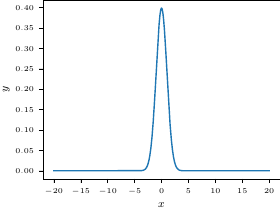

Here is the Python script that generated this plot:
import numpy as np
from scipy.stats import norm
import matplotlib.pyplot as plt
from matplotlib import rcParams

# rcParams.update({
#     "text.usetex": False
# })

WIDTH_IN = 2.8
HEIGHT_IN = 2.1

x = np.linspace(-20, 20, 1000)

y = norm.pdf(x)

fig, ax = plt.subplots(figsize=(WIDTH_IN, HEIGHT_IN))

ax.plot(x, y, label=f'Prior', linewidth=1)

# ax.set_title('Normal distribution $\\mathcal{N}(0,1)$')
ax.set_xlabel('$x$')
ax.set_ylabel('$y$')
ax.set_ylim(bottom=np.max(y) * -0.05, top=np.max(y) * 1.05) 

plt.tight_layout(pad=0)
plt.savefig("scatterplot-python.pdf", format='pdf') 